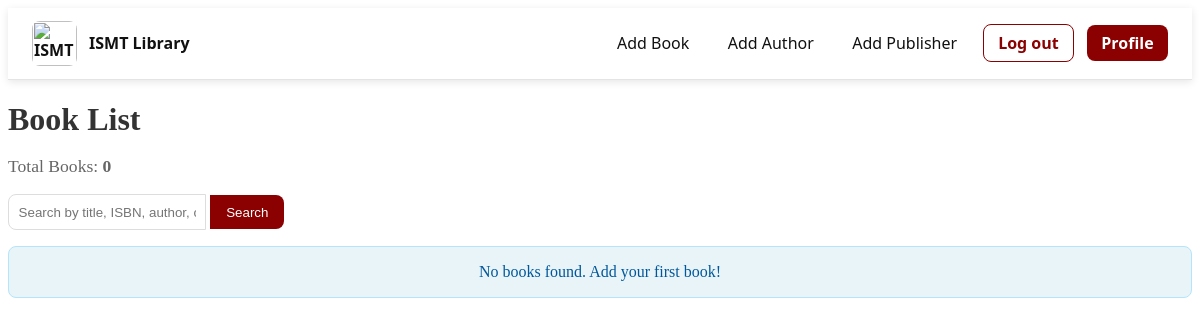
/relation/, run on an earlier commit of the app's database.
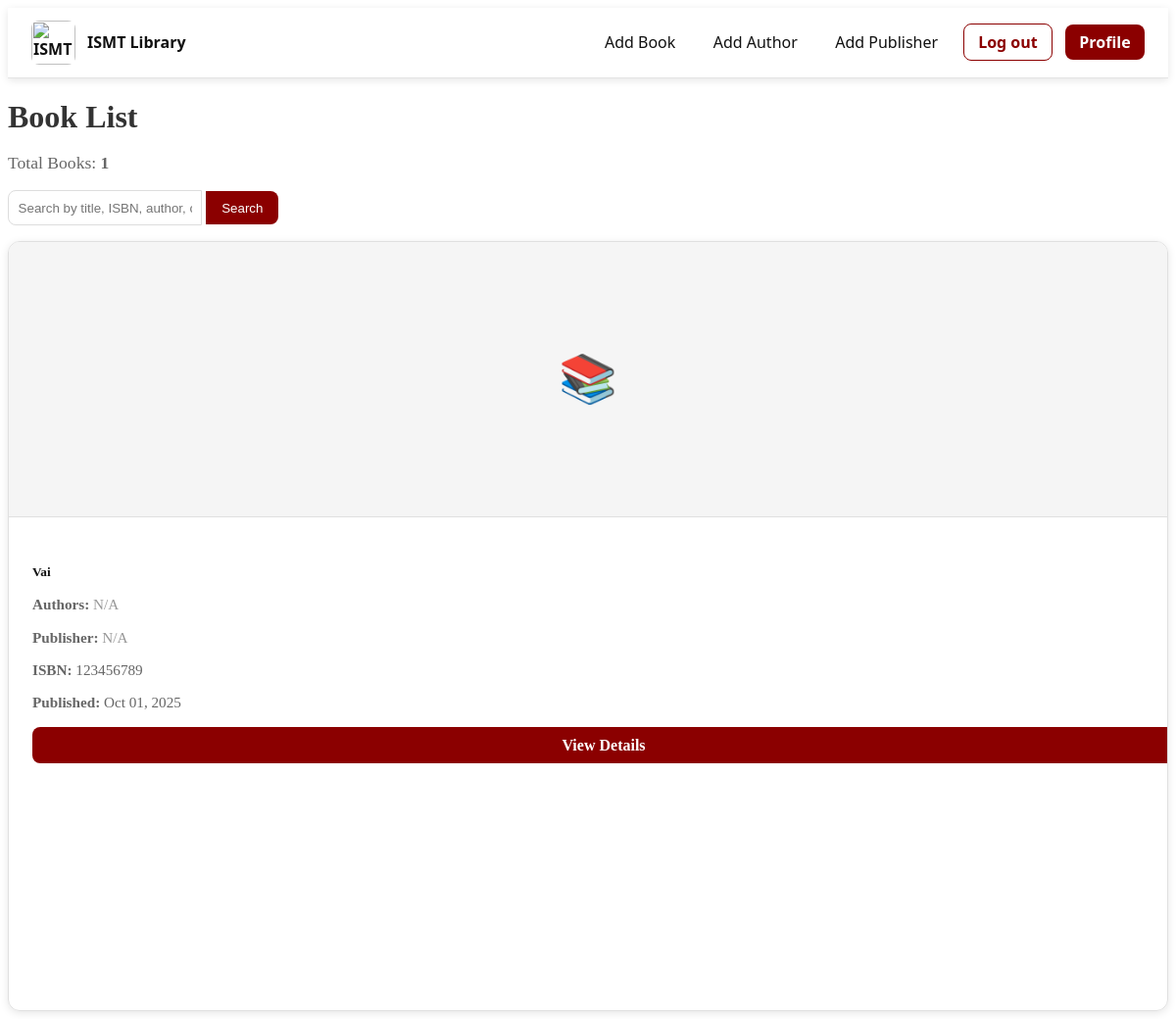
And on a later commit of the database.
### Relation/models.py (models this page shows, shortened)
class Book(models.Model):
    title = models.CharField(max_length=200)
    isbn = models.CharField(max_length=13,unique=True)
    publication_date = models.DateField()
    publisher = models.ForeignKey(Publisher, on_delete=models.CASCADE, null=True)
    authors = models.ManyToManyField(Author)
    image = models.ImageField(upload_to='book_images/', blank=True, null=True)

### Relation/views.py (the view, shortened to what this page needs)
# urls.py: path('relation/', views.RelationHome, name='home'),
def RelationHome(request):
    books_list = Book.objects.all().select_related('publisher').prefetch_related('authors').order_by('-id')
    query = request.GET.get('q', '')
    paginator = Paginator(books_list, 6)  # 6 books per page
    page = request.GET.get('page')
    try:
        books = paginator.page(page)
    except PageNotAnInteger:
        books = paginator.page(1)
    except EmptyPage:
        books = paginator.page(paginator.num_pages)
    context = {
        'books': books,
        'query': query,
        'total_books': paginator.count,
    }
    return render(request, 'Relation/booklist.html', context)

### templates/Relation/booklist.html (shortened to what the changed rows need)
{% block content %}
  <div class="container mt-5">
    <div class="row mb-4">
      <div class="col-12">
        <h1 style="color:#333;font-weight:700;margin-bottom:1rem;">Book List</h1>
        <p style="color:#666;font-size:1.1rem;">Total Books: <strong>{{ total_books }}</strong></p>
      </div>
    </div>
    {% if books %}
      <div class="row">
        {% for book in books %}
          <div class="col-md-4 mb-5">
            <div class="card" style="border:1px solid #e0e0e0;border-radius:12px;overflow:hidden;box-shadow:0 2px 8px rgba(0,0,0,0.1);transition:transform 0.3s,box-shadow 0.3s;height:100%;">
              <div style="height:280px;background:#f5f5f5;overflow:hidden;display:flex;align-items:center;justify-content:center;border-bottom:1px solid #e0e0e0;">
                {% if book.image %}
                  <img src="{{ book.image.url }}" alt="{{ book.title }}" style="width:100%;height:100%;object-fit:cover;">
                {% else %}
                  <div style="text-align:center;color:#999;font-size:3rem;">📚</div>
                {% endif %}
              </div>
              <div class="card-body" style="padding:1.5rem;">
                <h5 class="card-title" style="font-weight:700;color:#111;margin-bottom:0.5rem;line-height:1.4;">{{ book.title }}</h5>
                <p style="color:#666;font-size:0.95rem;margin-bottom:0.8rem;">
                  <strong>Authors:</strong>
                  {% if book.authors.all %}
                    {% for author in book.authors.all %}
                      {{ author.first_name }} {{ author.last_name }}{% if not forloop.last %}, {% endif %}
                    {% endfor %}
                  {% else %}
                    <span style="color:#999;">N/A</span>
                  {% endif %}
                </p>
                <p style="color:#666;font-size:0.95rem;margin-bottom:0.8rem;">
                  <strong>Publisher:</strong>
                  {% if book.publisher %}
                    {{ book.publisher.name }}
                  {% else %}
                    <span style="color:#999;">N/A</span>
                  {% endif %}
                </p>
                <p style="color:#666;font-size:0.95rem;margin-bottom:0.8rem;">
                  <strong>ISBN:</strong> {{ book.isbn }}
                </p>
                <p style="color:#666;font-size:0.95rem;margin-bottom:1rem;">
                  <strong>Published:</strong> {{ book.publication_date|date:"M d, Y" }}
                </p>
                <a href="{% url 'relation:book_detail' book.id %}" class="btn btn-primary" style="display:inline-block;background-color:#8b0000;color:white;padding:0.6rem 1rem;border-radius:8px;text-decoration:none;font-weight:600;transition:background-color 0.3s;width:100%;text-align:center;">View Details</a>
              </div>
            </div>
          </div>
        {% endfor %}
      </div>
    {% else %}
      <div class="alert alert-info" style="background-color:#e8f4f8;border:1px solid #b3e5fc;color:#01579b;padding:1rem;border-radius:8px;text-align:center;">
        <p style="margin:0;">No books found. {% if query %}Try a different search.{% else %}Add your first book!{% endif %}</p>
      </div>
    {% endif %}
  </div>
{% endblock %}

What changed in the data, as far as the page shows it:
added Book: title "Vai", shows "N/A", isbn "123456789", publication_date "Oct 01, 2025"
Also different on the page:
{{ total_books }}: "0" → "1"
text no longer shown: "No books found. Add your first book!"
